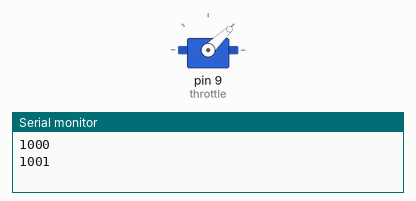
Recording of a sketch running on a simulated Arduino Uno, built with avr-gcc and run on an emulated ATmega328P. Shown: servo, the last lines printed to the serial monitor.

Above: at 1.05 s.
At 5.95 s:
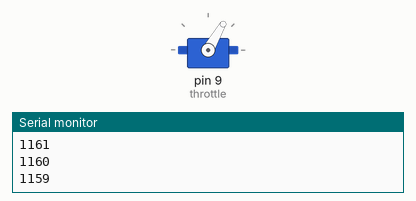
Timing chart, 0 to 15.5 s (numbered marks = the images above):
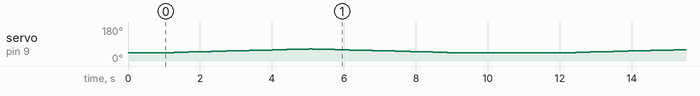

The sketch:

pwmtest.ino
```cpp
// reference:http://akiracing.com/2017/12/18/arduino_drone_motordrive/

#include <Servo.h>

const int throttle_max = 2000; //maximum width of the PWM
const int throttle_min = 1000; //minimum width of the PWM

Servo throttle;
int level;

void setup() {
  Serial.begin(115200);

  throttle.attach(9);

  level = throttle_min;
  throttle.writeMicroseconds(level); //set the throttle as minimum
  delay(1000);
}

void loop() {
  for (level = 1000; level <= 1200; level += 1) {
    throttle.writeMicroseconds(level);
    delay(20);
    Serial.println(level);
  }

  for (level = 1200; level >= 1000; level -= 1) {
    throttle.writeMicroseconds(level);
    delay(20);
    Serial.println(level);
  }

  delay(3000);
}
```
